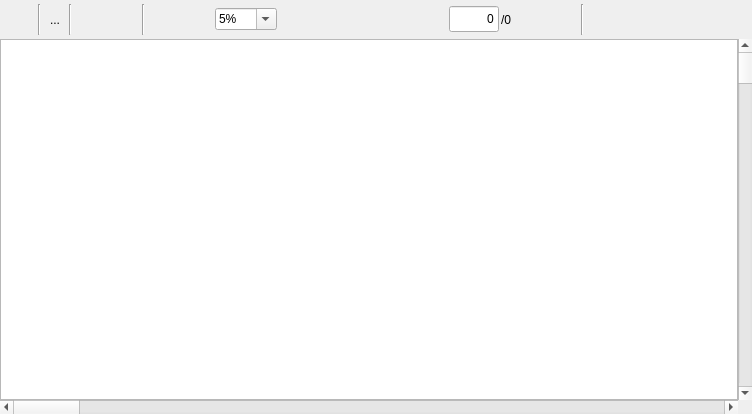
<?xml version="1.0" encoding="UTF-8"?>
<ui version="4.0">
 <class>ReportPreview</class>
 <widget class="QWidget" name="ReportPreview">
  <property name="geometry">
   <rect>
    <x>0</x>
    <y>0</y>
    <width>752</width>
    <height>414</height>
   </rect>
  </property>
  <property name="windowTitle">
   <string>CuteReport Preview</string>
  </property>
  <property name="windowIcon">
   <iconset resource="../../appsCore/designerCore/designerCore.qrc">
    <normaloff>:/images/logo.svg</normaloff>:/images/logo.svg</iconset>
  </property>
  <layout class="QVBoxLayout" name="verticalLayout">
   <property name="spacing">
    <number>0</number>
   </property>
   <property name="leftMargin">
    <number>0</number>
   </property>
   <property name="topMargin">
    <number>0</number>
   </property>
   <property name="rightMargin">
    <number>0</number>
   </property>
   <property name="bottomMargin">
    <number>0</number>
   </property>
   <item>
    <widget class="QFrame" name="frame">
     <property name="frameShape">
      <enum>QFrame::NoFrame</enum>
     </property>
     <property name="frameShadow">
      <enum>QFrame::Raised</enum>
     </property>
     <layout class="QHBoxLayout" name="horizontalLayout">
      <property name="spacing">
       <number>2</number>
      </property>
      <property name="leftMargin">
       <number>4</number>
      </property>
      <property name="topMargin">
       <number>4</number>
      </property>
      <property name="rightMargin">
       <number>4</number>
      </property>
      <property name="bottomMargin">
       <number>4</number>
      </property>
      <item>
       <widget class="QToolButton" name="bRun">
        <property name="sizePolicy">
         <sizepolicy hsizetype="Maximum" vsizetype="Maximum">
          <horstretch>0</horstretch>
          <verstretch>0</verstretch>
         </sizepolicy>
        </property>
        <property name="toolTip">
         <string>Run Report</string>
        </property>
        <property name="text">
         <string/>
        </property>
        <property name="icon">
         <iconset resource="../../appsCore/designerCore/designerCore.qrc">
          <normaloff>:/images/media-playback-start.png</normaloff>:/images/media-playback-start.png</iconset>
        </property>
        <property name="iconSize">
         <size>
          <width>24</width>
          <height>24</height>
         </size>
        </property>
        <property name="autoRaise">
         <bool>true</bool>
        </property>
       </widget>
      </item>
      <item>
       <widget class="Line" name="line_4">
        <property name="orientation">
         <enum>Qt::Vertical</enum>
        </property>
       </widget>
      </item>
      <item>
       <widget class="QToolButton" name="buttonEdit">
        <property name="toolTip">
         <string>Edit Mode</string>
        </property>
        <property name="text">
         <string>...</string>
        </property>
        <property name="icon">
         <iconset resource="reportpreview.qrc">
          <normaloff>:/images/document-edit.png</normaloff>:/images/document-edit.png</iconset>
        </property>
        <property name="iconSize">
         <size>
          <width>24</width>
          <height>24</height>
         </size>
        </property>
        <property name="checkable">
         <bool>true</bool>
        </property>
        <property name="autoRaise">
         <bool>true</bool>
        </property>
       </widget>
      </item>
      <item>
       <widget class="Line" name="line">
        <property name="orientation">
         <enum>Qt::Vertical</enum>
        </property>
       </widget>
      </item>
      <item>
       <widget class="QToolButton" name="buttonExport">
        <property name="sizePolicy">
         <sizepolicy hsizetype="Maximum" vsizetype="Maximum">
          <horstretch>0</horstretch>
          <verstretch>0</verstretch>
         </sizepolicy>
        </property>
        <property name="toolTip">
         <string>Export Document</string>
        </property>
        <property name="text">
         <string/>
        </property>
        <property name="icon">
         <iconset resource="reportpreview.qrc">
          <normaloff>:/images/export-icon.png</normaloff>:/images/export-icon.png</iconset>
        </property>
        <property name="iconSize">
         <size>
          <width>24</width>
          <height>24</height>
         </size>
        </property>
        <property name="autoRaise">
         <bool>true</bool>
        </property>
       </widget>
      </item>
      <item>
       <widget class="QToolButton" name="print">
        <property name="sizePolicy">
         <sizepolicy hsizetype="Maximum" vsizetype="Maximum">
          <horstretch>0</horstretch>
          <verstretch>0</verstretch>
         </sizepolicy>
        </property>
        <property name="toolTip">
         <string>Print document</string>
        </property>
        <property name="text">
         <string/>
        </property>
        <property name="icon">
         <iconset resource="reportpreview.qrc">
          <normaloff>:/images/document-print.png</normaloff>:/images/document-print.png</iconset>
        </property>
        <property name="iconSize">
         <size>
          <width>24</width>
          <height>24</height>
         </size>
        </property>
        <property name="autoRaise">
         <bool>true</bool>
        </property>
       </widget>
      </item>
      <item>
       <widget class="Line" name="line_3">
        <property name="orientation">
         <enum>Qt::Vertical</enum>
        </property>
       </widget>
      </item>
      <item>
       <widget class="QToolButton" name="buttonFitWidth">
        <property name="sizePolicy">
         <sizepolicy hsizetype="Maximum" vsizetype="Maximum">
          <horstretch>0</horstretch>
          <verstretch>0</verstretch>
         </sizepolicy>
        </property>
        <property name="toolTip">
         <string>Fit page in view by width</string>
        </property>
        <property name="text">
         <string/>
        </property>
        <property name="icon">
         <iconset resource="reportpreview.qrc">
          <normaloff>:/images/zoom-fit-width.png</normaloff>:/images/zoom-fit-width.png</iconset>
        </property>
        <property name="iconSize">
         <size>
          <width>24</width>
          <height>24</height>
         </size>
        </property>
        <property name="autoRaise">
         <bool>true</bool>
        </property>
       </widget>
      </item>
      <item>
       <widget class="QToolButton" name="buttonFitPage">
        <property name="sizePolicy">
         <sizepolicy hsizetype="Maximum" vsizetype="Maximum">
          <horstretch>0</horstretch>
          <verstretch>0</verstretch>
         </sizepolicy>
        </property>
        <property name="toolTip">
         <string>Fit page to vew</string>
        </property>
        <property name="text">
         <string/>
        </property>
        <property name="icon">
         <iconset resource="../../../addons_pro/plugins/core_plugins/core/page/page_ext.qrc">
          <normaloff>:/images/zoom-fit-best.png</normaloff>:/images/zoom-fit-best.png</iconset>
        </property>
        <property name="iconSize">
         <size>
          <width>24</width>
          <height>24</height>
         </size>
        </property>
        <property name="autoRaise">
         <bool>true</bool>
        </property>
       </widget>
      </item>
      <item>
       <widget class="QComboBox" name="zoomPercent">
        <property name="enabled">
         <bool>true</bool>
        </property>
        <property name="editable">
         <bool>true</bool>
        </property>
        <property name="insertPolicy">
         <enum>QComboBox::NoInsert</enum>
        </property>
        <property name="frame">
         <bool>true</bool>
        </property>
        <item>
         <property name="text">
          <string>5%</string>
         </property>
        </item>
        <item>
         <property name="text">
          <string>10%</string>
         </property>
        </item>
        <item>
         <property name="text">
          <string>20%</string>
         </property>
        </item>
        <item>
         <property name="text">
          <string>30%</string>
         </property>
        </item>
        <item>
         <property name="text">
          <string>40%</string>
         </property>
        </item>
        <item>
         <property name="text">
          <string>50%</string>
         </property>
        </item>
        <item>
         <property name="text">
          <string>60%</string>
         </property>
        </item>
        <item>
         <property name="text">
          <string>70%</string>
         </property>
        </item>
        <item>
         <property name="text">
          <string>80%</string>
         </property>
        </item>
        <item>
         <property name="text">
          <string>90%</string>
         </property>
        </item>
        <item>
         <property name="text">
          <string>100%</string>
         </property>
        </item>
        <item>
         <property name="text">
          <string>125%</string>
         </property>
        </item>
        <item>
         <property name="text">
          <string>150%</string>
         </property>
        </item>
        <item>
         <property name="text">
          <string>175%</string>
         </property>
        </item>
        <item>
         <property name="text">
          <string>200%</string>
         </property>
        </item>
        <item>
         <property name="text">
          <string>250%</string>
         </property>
        </item>
        <item>
         <property name="text">
          <string>300%</string>
         </property>
        </item>
       </widget>
      </item>
      <item>
       <widget class="QToolButton" name="buttonZoomOrig">
        <property name="icon">
         <iconset resource="../../../addons_pro/plugins/core_plugins/core/page/page_ext.qrc">
          <normaloff>:/images/zoom-original.png</normaloff>:/images/zoom-original.png</iconset>
        </property>
        <property name="iconSize">
         <size>
          <width>24</width>
          <height>24</height>
         </size>
        </property>
        <property name="autoRaise">
         <bool>true</bool>
        </property>
       </widget>
      </item>
      <item>
       <widget class="QToolButton" name="buttonZoomIn">
        <property name="sizePolicy">
         <sizepolicy hsizetype="Maximum" vsizetype="Maximum">
          <horstretch>0</horstretch>
          <verstretch>0</verstretch>
         </sizepolicy>
        </property>
        <property name="toolTip">
         <string>zoom in</string>
        </property>
        <property name="icon">
         <iconset resource="../../../addons_pro/plugins/core_plugins/core/page/page_ext.qrc">
          <normaloff>:/images/zoom-in.png</normaloff>:/images/zoom-in.png</iconset>
        </property>
        <property name="iconSize">
         <size>
          <width>24</width>
          <height>24</height>
         </size>
        </property>
        <property name="autoRaise">
         <bool>true</bool>
        </property>
       </widget>
      </item>
      <item>
       <widget class="QToolButton" name="buttonZoomOut">
        <property name="sizePolicy">
         <sizepolicy hsizetype="Maximum" vsizetype="Maximum">
          <horstretch>0</horstretch>
          <verstretch>0</verstretch>
         </sizepolicy>
        </property>
        <property name="toolTip">
         <string>zoom out</string>
        </property>
        <property name="text">
         <string/>
        </property>
        <property name="icon">
         <iconset resource="../../../addons_pro/plugins/core_plugins/core/page/page_ext.qrc">
          <normaloff>:/images/zoom-out.png</normaloff>:/images/zoom-out.png</iconset>
        </property>
        <property name="iconSize">
         <size>
          <width>24</width>
          <height>24</height>
         </size>
        </property>
        <property name="autoRaise">
         <bool>true</bool>
        </property>
       </widget>
      </item>
      <item>
       <widget class="QToolButton" name="buttonFirst">
        <property name="sizePolicy">
         <sizepolicy hsizetype="Maximum" vsizetype="Maximum">
          <horstretch>0</horstretch>
          <verstretch>0</verstretch>
         </sizepolicy>
        </property>
        <property name="toolTip">
         <string>Go to the first page</string>
        </property>
        <property name="text">
         <string/>
        </property>
        <property name="icon">
         <iconset resource="reportpreview.qrc">
          <normaloff>:/images/go-first-view.png</normaloff>:/images/go-first-view.png</iconset>
        </property>
        <property name="iconSize">
         <size>
          <width>24</width>
          <height>24</height>
         </size>
        </property>
        <property name="autoRaise">
         <bool>true</bool>
        </property>
       </widget>
      </item>
      <item>
       <widget class="QToolButton" name="buttonPrevious">
        <property name="sizePolicy">
         <sizepolicy hsizetype="Maximum" vsizetype="Maximum">
          <horstretch>0</horstretch>
          <verstretch>0</verstretch>
         </sizepolicy>
        </property>
        <property name="toolTip">
         <string>Previous page</string>
        </property>
        <property name="text">
         <string/>
        </property>
        <property name="icon">
         <iconset resource="reportpreview.qrc">
          <normaloff>:/images/go-previous-view.png</normaloff>:/images/go-previous-view.png</iconset>
        </property>
        <property name="iconSize">
         <size>
          <width>24</width>
          <height>24</height>
         </size>
        </property>
        <property name="autoRaise">
         <bool>true</bool>
        </property>
       </widget>
      </item>
      <item>
       <widget class="QLineEdit" name="pageNumber">
        <property name="minimumSize">
         <size>
          <width>30</width>
          <height>24</height>
         </size>
        </property>
        <property name="maximumSize">
         <size>
          <width>50</width>
          <height>26</height>
         </size>
        </property>
        <property name="layoutDirection">
         <enum>Qt::LeftToRight</enum>
        </property>
        <property name="text">
         <string>0</string>
        </property>
        <property name="alignment">
         <set>Qt::AlignRight|Qt::AlignTrailing|Qt::AlignVCenter</set>
        </property>
       </widget>
      </item>
      <item>
       <widget class="QLabel" name="totalPages">
        <property name="text">
         <string>/0</string>
        </property>
       </widget>
      </item>
      <item>
       <widget class="QToolButton" name="buttonNext">
        <property name="sizePolicy">
         <sizepolicy hsizetype="Maximum" vsizetype="Maximum">
          <horstretch>0</horstretch>
          <verstretch>0</verstretch>
         </sizepolicy>
        </property>
        <property name="toolTip">
         <string>Next page</string>
        </property>
        <property name="text">
         <string/>
        </property>
        <property name="icon">
         <iconset resource="reportpreview.qrc">
          <normaloff>:/images/go-next-view.png</normaloff>:/images/go-next-view.png</iconset>
        </property>
        <property name="iconSize">
         <size>
          <width>24</width>
          <height>24</height>
         </size>
        </property>
        <property name="autoRaise">
         <bool>true</bool>
        </property>
       </widget>
      </item>
      <item>
       <widget class="QToolButton" name="buttonLast">
        <property name="sizePolicy">
         <sizepolicy hsizetype="Maximum" vsizetype="Maximum">
          <horstretch>0</horstretch>
          <verstretch>0</verstretch>
         </sizepolicy>
        </property>
        <property name="toolTip">
         <string>Go to the last page</string>
        </property>
        <property name="text">
         <string/>
        </property>
        <property name="icon">
         <iconset resource="reportpreview.qrc">
          <normaloff>:/images/go-last-view.png</normaloff>:/images/go-last-view.png</iconset>
        </property>
        <property name="iconSize">
         <size>
          <width>24</width>
          <height>24</height>
         </size>
        </property>
        <property name="autoRaise">
         <bool>true</bool>
        </property>
       </widget>
      </item>
      <item>
       <widget class="Line" name="line_2">
        <property name="orientation">
         <enum>Qt::Vertical</enum>
        </property>
       </widget>
      </item>
      <item>
       <spacer name="horizontalSpacer">
        <property name="orientation">
         <enum>Qt::Horizontal</enum>
        </property>
        <property name="sizeHint" stdset="0">
         <size>
          <width>40</width>
          <height>20</height>
         </size>
        </property>
       </spacer>
      </item>
     </layout>
    </widget>
   </item>
   <item>
    <layout class="QGridLayout" name="gridLayout">
     <property name="spacing">
      <number>0</number>
     </property>
     <item row="0" column="0">
      <widget class="QGraphicsView" name="view">
       <property name="verticalScrollBarPolicy">
        <enum>Qt::ScrollBarAlwaysOff</enum>
       </property>
       <property name="horizontalScrollBarPolicy">
        <enum>Qt::ScrollBarAlwaysOff</enum>
       </property>
      </widget>
     </item>
     <item row="0" column="1">
      <widget class="QScrollBar" name="vScrollBar">
       <property name="orientation">
        <enum>Qt::Vertical</enum>
       </property>
      </widget>
     </item>
     <item row="1" column="0">
      <widget class="QScrollBar" name="hScrollBar">
       <property name="orientation">
        <enum>Qt::Horizontal</enum>
       </property>
      </widget>
     </item>
    </layout>
   </item>
  </layout>
 </widget>
 <resources>
  <include location="../../../addons_pro/plugins/core_plugins/core/page/page_ext.qrc"/>
  <include location="../../appsCore/designerCore/designerCore.qrc"/>
  <include location="reportpreview.qrc"/>
 </resources>
 <connections/>
</ui>
